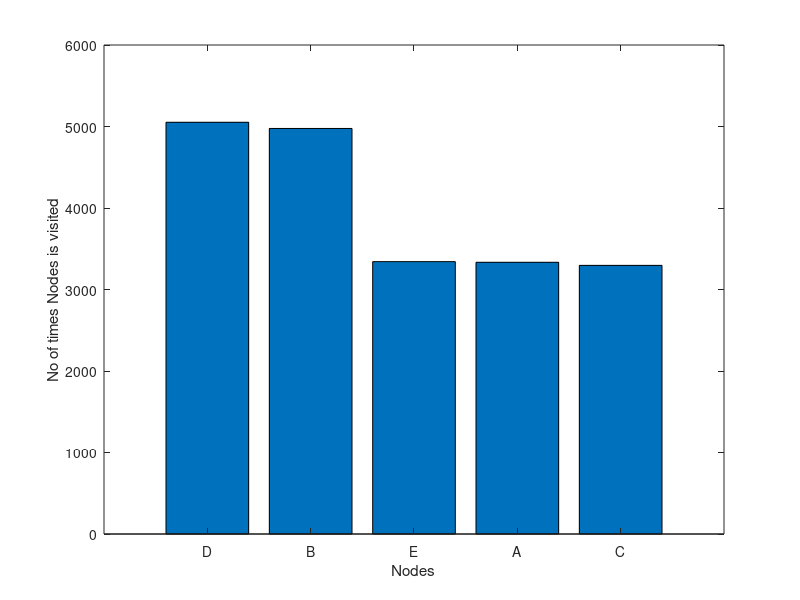

Write the MATLAB code that produced this figure.
dic = containers.Map({'A', 'B', 'C', 'D', 'E'}, {{'B', 'D'}, {'A', 'C', 'D'}, {'B', 'E'}, {'A', 'B', 'E'}, {'C', 'D'}});
lis = {'A', 'B', 'C', 'D', 'E'};
count = containers.Map({'A', 'B', 'C', 'D', 'E'}, {0, 0, 0, 0, 0});

for i = 1:1000
    prev = lis{randi(length(lis))};
    for j = 1:20
        possible_choices = dic(prev);
        cur = possible_choices{randi(length(possible_choices))};
        count(cur) = count(cur) + 1;
        prev = cur;
    end
end

list1 = zeros(1, length(dic));
for i = 1:length(dic)
    list1(i) = count(lis{i});
end

list2 = sort(list1, 'descend');

node_list = cell(1, length(list2));
for i = 1:length(list2)
    for j = 1:length(lis)
        if count(lis{j}) == list2(i)
            disp([lis{j}, ' ', num2str(list2(i))]);
            node_list{i} = lis{j};
        end
    end
end

node_list = node_list(~cellfun('isempty', node_list));

bar(list2);
xticks(1:length(node_list));
xticklabels(node_list);
xlabel('Nodes');
ylabel('No of times Nodes is visited');
